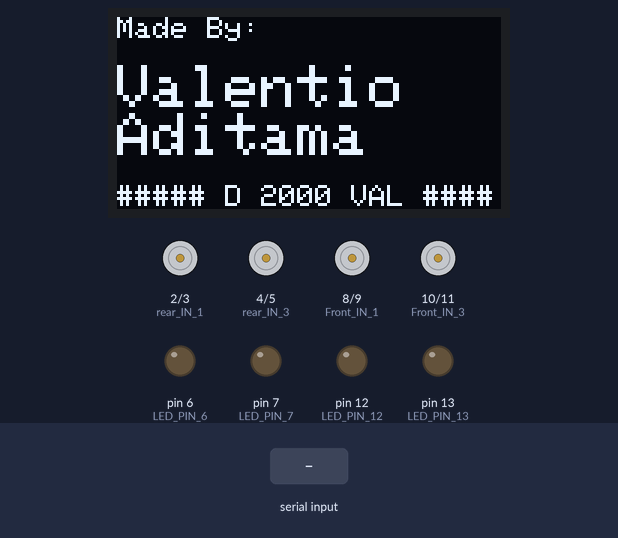
This sketch was run on a simulated Arduino Uno, built with avr-gcc and run on an emulated ATmega328P. On the bench: 128×64 one-colour display, motor-driver pin pairs drawn as motors (green arrow = first pin HIGH = forward, orange = second pin HIGH = backward, longer = more drive), output pins drawn as LEDs (lit = HIGH). The inputs (shaded band) are chosen by the test bench. What the sketch prints to the serial monitor is not drawn.

Above: at 3.3 s.
3.4 s: "X" received over Serial
At 4.1 s:
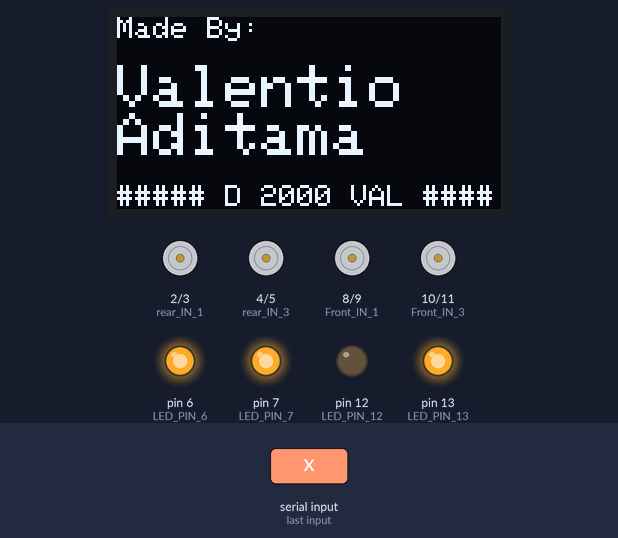
6.4 s: "L" received over Serial
At 8.4 s:
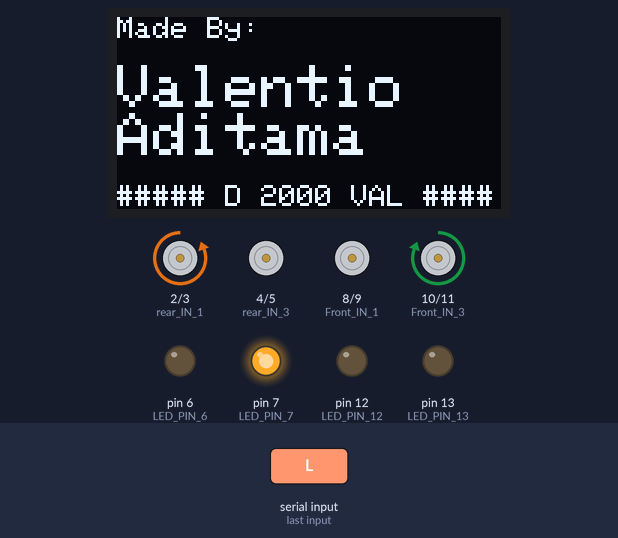
8.9 s: byte 83 ('S') received over Serial
At 9.5 s:
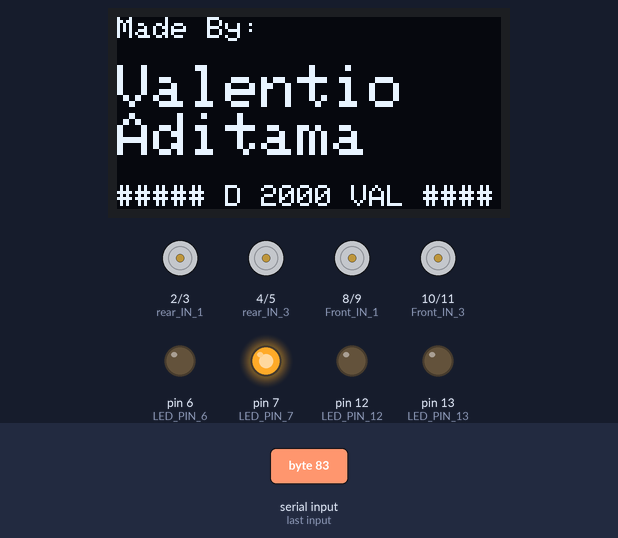
10.4 s: "R" received over Serial
At 10.7 s:
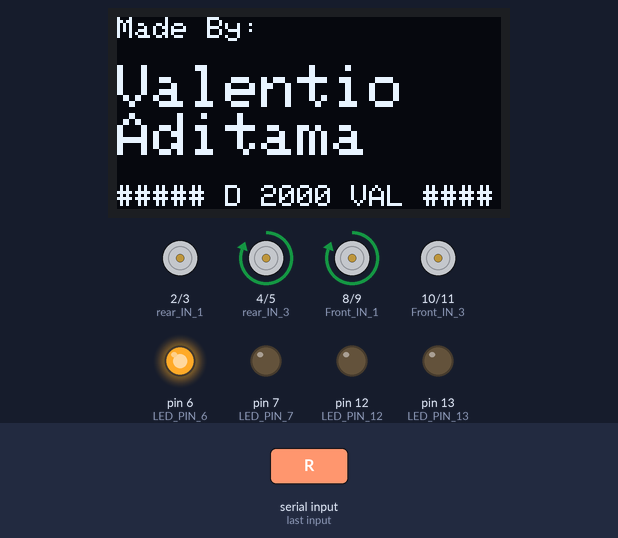
11.9 s: "F" received over Serial
At 13.0 s:
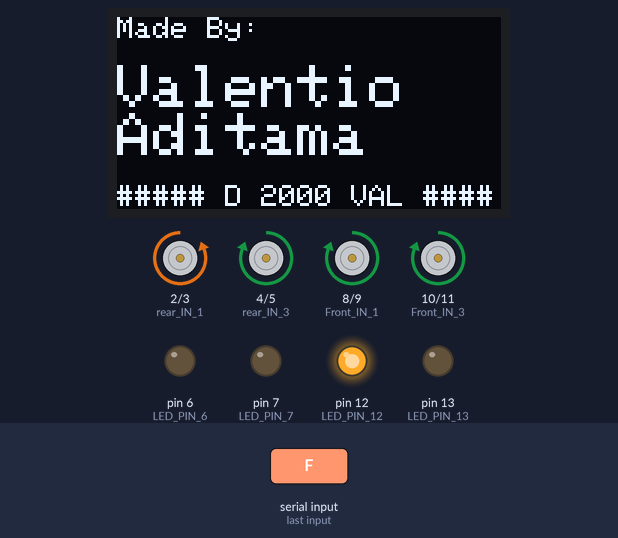
13.4 s: "B" received over Serial
At 14.1 s:
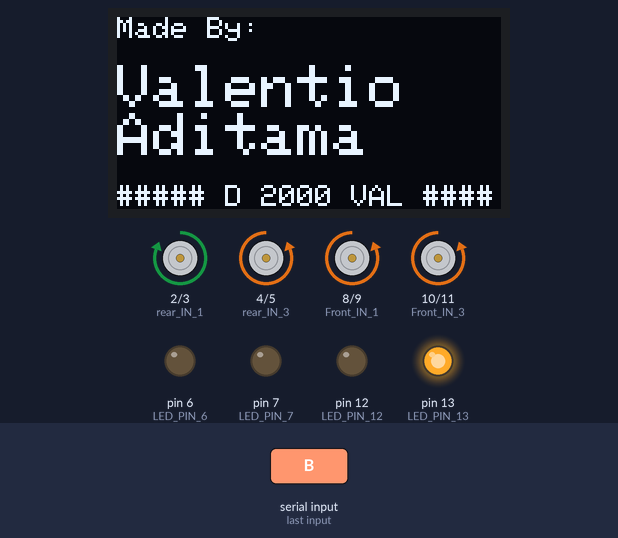
Timing chart, 0 to 15.9 s (numbered marks = the images above; inputs shaded):
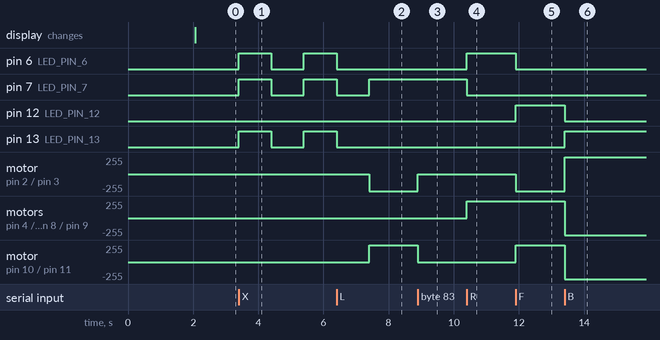

Measured:
- after the input at 3.4 s, pin 6 (LED_PIN_6), pin 7 (LED_PIN_7), pin 13 (LED_PIN_13): LOW → HIGH at once, → LOW 1.0 s later, → HIGH 1.0 s later
- after the input at 6.4 s, pin 6 (LED_PIN_6), pin 13 (LED_PIN_13): goes on until 6.4 s, then stays LOW; pin 7 (LED_PIN_7): goes on until 7.4 s, then stays HIGH; motor on pin 2 (rear_IN_1) / pin 3 (rear_IN_2): stopped → backward 255/255 after 1.0 s; motor on pin 10 (Front_IN_3) / pin 11 (Front_IN_4): stopped → forward 255/255 after 1.0 s
- after the input at 8.9 s, motor on pin 2 (rear_IN_1) / pin 3 (rear_IN_2): backward 255/255 → stopped at once; motor on pin 10 (Front_IN_3) / pin 11 (Front_IN_4): forward 255/255 → stopped at once
- after the input at 10.4 s, pin 6 (LED_PIN_6): LOW → HIGH at once; pin 7 (LED_PIN_7): HIGH → LOW at once; motor on pin 4 (rear_IN_3) / pin 5 (rear_IN_4), motor on pin 8 (Front_IN_1) / pin 9 (Front_IN_2): stopped → forward 255/255 at once
- after the input at 11.9 s, pin 6 (LED_PIN_6): HIGH → LOW at once; pin 12 (LED_PIN_12): LOW → HIGH at once; motor on pin 2 (rear_IN_1) / pin 3 (rear_IN_2): stopped → backward 255/255 at once; motor on pin 10 (Front_IN_3) / pin 11 (Front_IN_4): stopped → forward 255/255 at once
- after the input at 13.4 s, pin 12 (LED_PIN_12): HIGH → LOW at once; pin 13 (LED_PIN_13): LOW → HIGH at once

The sketch:

smart_car_project.ino
```cpp
#include <Wire.h>
#include <Adafruit_SSD1306.h>
#include <Adafruit_GFX.h>

// ============== LED Color =====================
int LED_PIN_12 = 12;
int LED_PIN_13 = 13;
int LED_PIN_6 = 6;
int LED_PIN_7 = 7;
// ==============================================

// ========================= OLED LED ==========================
#define SCREEN_WIDTH 128 // OLED display width, in pixels
#define SCREEN_HEIGHT 64 // OLED display height, in pixels

Adafruit_SSD1306 display(SCREEN_WIDTH, SCREEN_HEIGHT, &Wire, -1);
// ================================ Finished OLED LED =================

// ================ Controller State Via Bluetooth =================
char t;
// ======================= End Controller State Via Bluetooth ==========

//==================  Front Wheels
// wheels front of left side
int Front_IN_1 = 8;
int Front_IN_2 = 9;

// wheels front of right side
int Front_IN_3 = 10;
int Front_IN_4 = 11;

// ============== Rear wheels
// wheels front of left back side
int rear_IN_1 = 2;
int rear_IN_2 = 3;

// wheels rear of right right side
int rear_IN_3 = 4;
int rear_IN_4 = 5;

void setup() {
  // put your setup code here, to run once:
  // ================== LED Lamp  =========
  pinMode(LED_PIN_12, OUTPUT);
  pinMode(LED_PIN_13, OUTPUT);
  pinMode(LED_PIN_6, OUTPUT);
  pinMode(LED_PIN_7, OUTPUT);
  // ================== END LED Lamp ==========

  // =================== OLED LED ==========
  // Serial.begin(115200);
  Serial.begin(9600);

  if(!display.begin(SSD1306_SWITCHCAPVCC, 0x3C)) { // Address 0x3D for 128x64
    Serial.println(F("SSD1306 allocation failed"));
    for(;;);
  }
  delay(2000);
  display.clearDisplay();

  display.setTextSize(1);
  display.setTextColor(WHITE);
  display.setCursor(0, 0);
  display.println("Made By: ");
  display.println();

  display.setTextSize(2);
  // Display static text
  display.println("Valentio");
  display.println("Aditama");

  display.setTextSize(1);
  display.println();
  display.println("##### D 2000 VAL #####");
  display.display();
  delay(100);
  // ================ END OLED LED =========


// ================ WHELS =====================
  // ============ Front Wheels
  // ===== Left side Front Wheels
  pinMode(Front_IN_1, OUTPUT); // forwards
  pinMode(Front_IN_2, OUTPUT); // backwards
  // ================================

  // ===== Right side Front Wheels
  pinMode(Front_IN_3, OUTPUT); // forwards
  pinMode(Front_IN_4, OUTPUT); // backwards
  // ================================

  // ============ Rear Wheels
  // ===== Left side Front Wheels
  pinMode(rear_IN_1, OUTPUT); // backwards
  pinMode(rear_IN_2, OUTPUT); // forwards
  // ================================

  // ===== Right side Front Wheels
  pinMode(rear_IN_3, OUTPUT); // forwards
  pinMode(rear_IN_4, OUTPUT); // backwards
  // ================================
}

void loop() {
  // ============ Controller Remote via Bluetooh ============
  // if some date is sent, reads it and saves in t
  if (Serial.available()) {
    t = Serial.read();
    Serial.println(t);
  }

  // if the t is '0' the DC motor will turn left
    if (t == 'L') {
      digitalWrite(Front_IN_1, LOW); // front left forwards
      digitalWrite(Front_IN_3, HIGH); // front right forwards
      digitalWrite(rear_IN_2, HIGH); // rear left side forwards
      digitalWrite(rear_IN_3, LOW); // rear right side forwards

      digitalWrite(Front_IN_2, LOW); // front left backwards
      digitalWrite(Front_IN_4, LOW); // front right backwards
      digitalWrite(rear_IN_1, LOW); // rear left side backwards
      digitalWrite(rear_IN_4, LOW); // rear right side backwards

      digitalWrite(LED_PIN_12, LOW);
      digitalWrite(LED_PIN_13, LOW);
      digitalWrite(LED_PIN_6, LOW);
      digitalWrite(LED_PIN_7, HIGH);
    } else if (t == 'R') {
      digitalWrite(Front_IN_1, HIGH); // front left forwards
      digitalWrite(Front_IN_3, LOW); // front right forwards
      digitalWrite(rear_IN_2, LOW); // rear left side forwards
      digitalWrite(rear_IN_3, HIGH); // rear right side forwards

      digitalWrite(Front_IN_2, LOW); // front left backwards
      digitalWrite(Front_IN_4, LOW); // front right backwards
      digitalWrite(rear_IN_1, LOW); // rear left side backwards
      digitalWrite(rear_IN_4, LOW); // rear right side backwards

      digitalWrite(LED_PIN_12, LOW);
      digitalWrite(LED_PIN_13, LOW);
      digitalWrite(LED_PIN_6, HIGH);
      digitalWrite(LED_PIN_7, LOW);
    } else if (t == 'F') {
      digitalWrite(Front_IN_1, HIGH); // front left forwards
      digitalWrite(Front_IN_3, HIGH); // front right forwards
      digitalWrite(rear_IN_2, HIGH); // rear left side forwards
      digitalWrite(rear_IN_3, HIGH); // rear right side forwards

      digitalWrite(Front_IN_2, LOW); // front left backwards
      digitalWrite(Front_IN_4, LOW); // front right backwards
      digitalWrite(rear_IN_1, LOW); // rear left side backwards
      digitalWrite(rear_IN_4, LOW); // rear right side backwards

      digitalWrite(LED_PIN_12, HIGH);
      digitalWrite(LED_PIN_13, LOW);
      digitalWrite(LED_PIN_6, LOW);
      digitalWrite(LED_PIN_7, LOW);
    } else if (t == 'B') {
      digitalWrite(Front_IN_2, HIGH); // front left backwards
      digitalWrite(Front_IN_4, HIGH); // front right backwards
      digitalWrite(rear_IN_1, HIGH); // rear left side backwards
      digitalWrite(rear_IN_4, HIGH); // rear right side backwards

      digitalWrite(Front_IN_1, LOW); // front left forwards
      digitalWrite(Front_IN_3, LOW); // front right forwards
      digitalWrite(rear_IN_2, LOW); // rear left side forwards
      digitalWrite(rear_IN_3, LOW); // rear right side forwards

      digitalWrite(LED_PIN_12, LOW);
      digitalWrite(LED_PIN_13, HIGH);
      digitalWrite(LED_PIN_6, LOW);
      digitalWrite(LED_PIN_7, LOW);
    } else if (t == 'X') {
      turnOnLampHazzard();
    } else if (t == 'x') {
      turnOffLampHazzard();
    } else if (t == 'W'){
      turnOnFrontLamp();
    } else if (t == 'w') {
      turnOffFrontLamp();
    } else  if (t == 'U'){
      turnOnBackLamp();
    } else if (t == 'u') {
      turnOffBackLamp();
    } else if (t == 'S') {
      digitalWrite(Front_IN_2, LOW); // front left backwards
      digitalWrite(Front_IN_4, LOW); // front right backwards
      digitalWrite(rear_IN_1, LOW); // rear left side backwards
      digitalWrite(rear_IN_4, LOW); // rear right side backwards

      digitalWrite(Front_IN_1, LOW); // front left forwards
      digitalWrite(Front_IN_3, LOW); // front right forwards
      digitalWrite(rear_IN_2, LOW); // rear left side forwards
      digitalWrite(rear_IN_3, LOW); // rear right side forwards
    }
}

void turnOnLampHazzard() {
  digitalWrite(LED_PIN_6, HIGH);
  digitalWrite(LED_PIN_7, HIGH);
  digitalWrite(LED_PIN_13, HIGH);
  delay(1000);
  digitalWrite(LED_PIN_6, LOW);
  digitalWrite(LED_PIN_7, LOW);
  digitalWrite(LED_PIN_13, LOW);
  delay(1000);
}

void turnOffLampHazzard() {
  digitalWrite(LED_PIN_6, LOW);
  digitalWrite(LED_PIN_7, LOW);
  digitalWrite(LED_PIN_13, LOW);
}

void turnOnFrontLamp() {
  digitalWrite(LED_PIN_6, HIGH);
  digitalWrite(LED_PIN_7, HIGH);
}

void turnOffFrontLamp() {
  digitalWrite(LED_PIN_6, LOW);
  digitalWrite(LED_PIN_7, LOW);
}

void turnOnBackLamp() {
  digitalWrite(LED_PIN_13, HIGH);
}

void turnOffBackLamp() {
  digitalWrite(LED_PIN_13, LOW);
}
```
